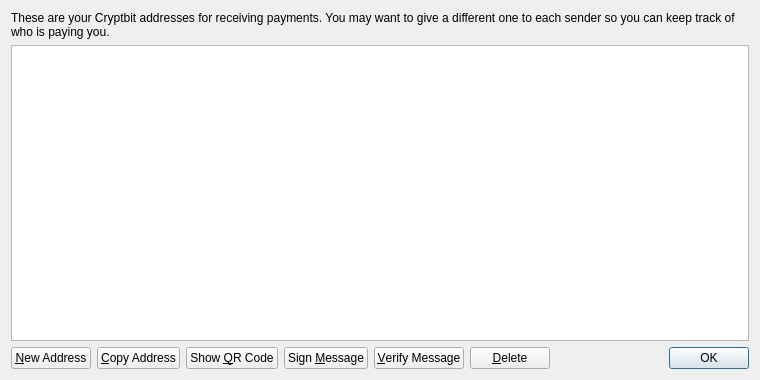
<?xml version="1.0" encoding="UTF-8"?>
<ui version="4.0">
 <class>AddressBookPage</class>
 <widget class="QWidget" name="AddressBookPage">
  <property name="geometry">
   <rect>
    <x>0</x>
    <y>0</y>
    <width>760</width>
    <height>380</height>
   </rect>
  </property>
  <property name="windowTitle">
   <string>Address Book</string>
  </property>
  <layout class="QVBoxLayout" name="verticalLayout">
   <item>
    <widget class="QLabel" name="labelExplanation">
     <property name="text">
      <string>These are your Cryptbit addresses for receiving payments. You may want to give a different one to each sender so you can keep track of who is paying you.</string>
     </property>
     <property name="textFormat">
      <enum>Qt::PlainText</enum>
     </property>
     <property name="wordWrap">
      <bool>true</bool>
     </property>
    </widget>
   </item>
   <item>
    <widget class="QTableView" name="tableView">
     <property name="contextMenuPolicy">
      <enum>Qt::CustomContextMenu</enum>
     </property>
     <property name="toolTip">
      <string>Double-click to edit address or label</string>
     </property>
     <property name="tabKeyNavigation">
      <bool>false</bool>
     </property>
     <property name="selectionMode">
      <enum>QAbstractItemView::SingleSelection</enum>
     </property>
     <property name="selectionBehavior">
      <enum>QAbstractItemView::SelectRows</enum>
     </property>
     <property name="sortingEnabled">
      <bool>true</bool>
     </property>
     <attribute name="verticalHeaderVisible">
      <bool>false</bool>
     </attribute>
    </widget>
   </item>
   <item>
    <layout class="QHBoxLayout" name="horizontalLayout">
     <item>
      <widget class="QPushButton" name="newAddressButton">
       <property name="toolTip">
        <string>Create a new address</string>
       </property>
       <property name="text">
        <string>&amp;New Address</string>
       </property>
      </widget>
     </item>
     <item>
      <widget class="QPushButton" name="copyToClipboard">
       <property name="toolTip">
        <string>Copy the currently selected address to the system clipboard</string>
       </property>
       <property name="text">
        <string>&amp;Copy Address</string>
       </property>
      </widget>
     </item>
     <item>
      <widget class="QPushButton" name="showQRCode">
       <property name="text">
        <string>Show &amp;QR Code</string>
       </property>
      </widget>
     </item>
     <item>
      <widget class="QPushButton" name="signMessage">
       <property name="toolTip">
        <string>Sign a message to prove you own a Cryptbit address</string>
       </property>
       <property name="text">
        <string>Sign &amp;Message</string>
       </property>
      </widget>
     </item>
     <item>
      <widget class="QPushButton" name="verifyMessage">
       <property name="toolTip">
        <string>Verify a message to ensure it was signed with a specified Cryptbit address</string>
       </property>
       <property name="text">
        <string>&amp;Verify Message</string>
       </property>
      </widget>
     </item>
     <item>
      <widget class="QPushButton" name="deleteButton">
       <property name="toolTip">
        <string>Delete the currently selected address from the list</string>
       </property>
       <property name="text">
        <string>&amp;Delete</string>
       </property>
      </widget>
     </item>
     <item>
      <spacer name="horizontalSpacer">
       <property name="orientation">
        <enum>Qt::Horizontal</enum>
       </property>
       <property name="sizeHint" stdset="0">
        <size>
         <width>40</width>
         <height>20</height>
        </size>
       </property>
      </spacer>
     </item>
     <item>
      <widget class="QDialogButtonBox" name="buttonBox">
       <property name="sizePolicy">
        <sizepolicy hsizetype="Maximum" vsizetype="Fixed">
         <horstretch>0</horstretch>
         <verstretch>0</verstretch>
        </sizepolicy>
       </property>
       <property name="standardButtons">
        <set>QDialogButtonBox::Ok</set>
       </property>
      </widget>
     </item>
    </layout>
   </item>
  </layout>
 </widget>
 <resources>
  <include location="../bitcoin.qrc"/>
 </resources>
 <connections/>
</ui>
